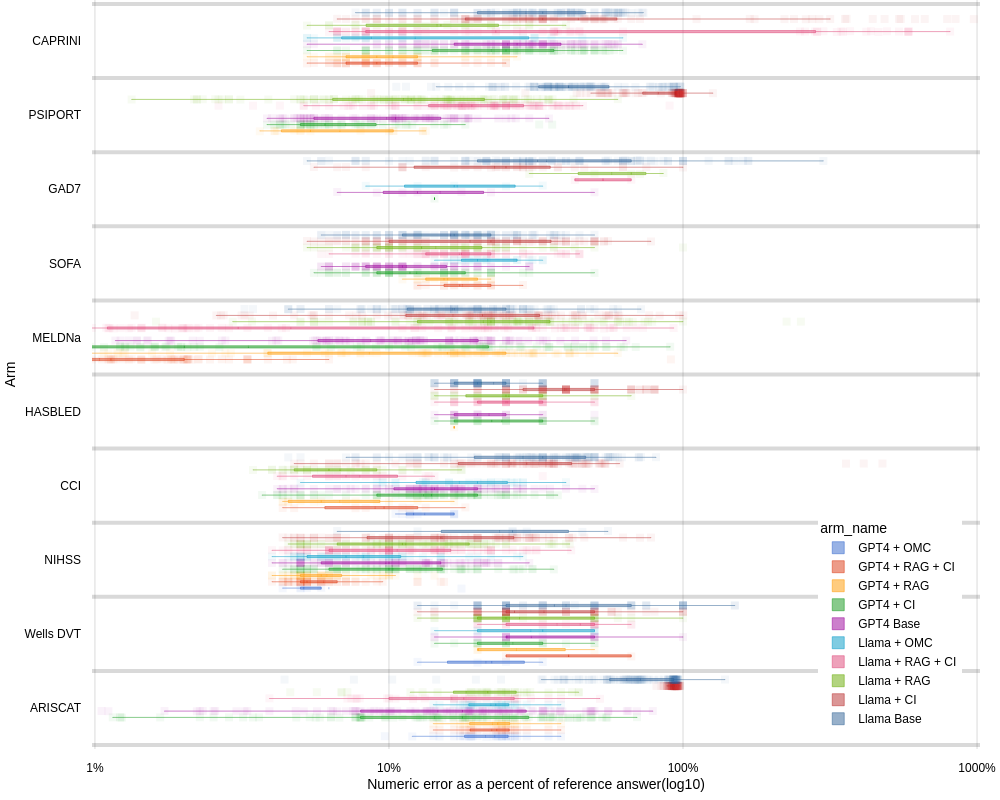

Notebook cell for this chart:
### Code cell
caption = "Box plot of numeric error as a percent of reference answer"
xtitle = "Numeric error as a percent of reference answer(log10)"

fig = px.box(sorted_df_absolute, 
             x="percentage_error_absolute_log", 
             y="calculator_name", 
             points="all", 
             color="arm_name", 
             hover_data=["output_answer", 
                         "reference_answer", 
                         "mild_cutoff", 
                         "severe_cutoff",
                         "minimum_score",
                         "maximum_score",
                         "adjusted_clinical_error_absolute", 
                         "adjusted_clinical_error_2_absolute"],
            color_discrete_map=color_map,
            )

# Update layout for better visualization
fig.update_traces(
    marker=dict(
        opacity=0.05,
        symbol='square',
        size=8,
    ),
    pointpos=-0,
    boxpoints='all',
    jitter=0.5,
    line=dict(
        width=0.5,
    ),
    whiskerwidth=0.2,
    boxmean=True,
)

fig.update_layout(
    margin=dict(t=0, b=0, l=0, r=20, pad=10),
    xaxis_title=xtitle,
    yaxis_title='Arm',
    font=dict(
        family="Arial",
        size=12,
        color="Black"
    ),
    plot_bgcolor="white",
    width=1000,
    height=800,
    xaxis=dict(
        type='linear',
        range=[-0.01, 3.01],
        gridcolor='rgba(0,0,0,0.15)',
        gridwidth=1,
        zeroline=True,
        zerolinewidth=1,
        zerolinecolor='rgba(0,0,0,0.15)',
        showgrid=True,
        tickvals=[0, 1, 2, 3],
        ticktext=["1%", "10%", "100%", "1000%"]
    ),
    yaxis=dict(
        type='category',
        categoryorder='array',
        categoryarray=sorted_df_absolute.arm_name.unique(),
        gridcolor='rgba(0,0,0,0.15)',
        gridwidth=4,
        zeroline=True,
        zerolinewidth=1,
        zerolinecolor='rgba(0,0,0,0.15)',
        showgrid=True,
        tickson='boundaries'
    ),
    boxgroupgap=0.65,
    boxgap=0.15,
    boxmode='group',
    legend=dict(
        orientation="v",
        yanchor="bottom",
        y=0.02,
        xanchor="right",
        x=0.98,
    ),
)
 
filename = util.slugify(caption)
util.save_fig(fig, filename, upload=False)
fig.show()

### Figure 1 — Plotly figure (JSON) as saved in the notebook; plotly's stock layout.template omitted (floating-point values rounded to 4 significant figures; data arrays with more than 128 entries replaced by an {"elided": "..."} marker saying what was removed)
{"data": [{"alignmentgroup": "True", "boxmean": true, "boxpoints": "all", "customdata": {"elided": "1000x8 mixed values"}, "hovertemplate": "arm_name=GPT4 + OMC<br>percentage_error_absolute_log=%{x}<br>calculator_name=%{y}<br>output_answer=%{customdata[0]}<br>reference_answer=%{customdata[1]}<br>mild_cutoff=%{customdata[2]}<br>severe_cutoff=%{customdata[3]}<br>minimum_score=%{customdata[4]}<br>maximum_score=%{customdata[5]}<br>adjusted_clinical_error_absolute=%{customdata[6]}<br>adjusted_clinical_error_2_absolute=%{customdata[7]}<extra></extra>", "jitter": 0.5, "legendgroup": "GPT4 + OMC", "line": {"width": 0.5}, "marker": {"color": "#3366CC", "opacity": 0.05, "size": 8, "symbol": "square"}, "name": "GPT4 + OMC", "notched": false, "offsetgroup": "GPT4 + OMC", "orientation": "h", "pointpos": 0, "showlegend": true, "type": "box", "whiskerwidth": 0.2, "x": {"elided": "1000 float values"}, "x0": " ", "xaxis": "x", "y": {"elided": "1000 str values"}, "y0": " ", "yaxis": "y"}, {"alignmentgroup": "True", "boxmean": true, "boxpoints": "all", "customdata": {"elided": "1000x8 mixed values"}, "hovertemplate": "arm_name=GPT4 + RAG + CI<br>percentage_error_absolute_log=%{x}<br>calculator_name=%{y}<br>output_answer=%{customdata[0]}<br>reference_answer=%{customdata[1]}<br>mild_cutoff=%{customdata[2]}<br>severe_cutoff=%{customdata[3]}<br>minimum_score=%{customdata[4]}<br>maximum_score=%{customdata[5]}<br>adjusted_clinical_error_absolute=%{customdata[6]}<br>adjusted_clinical_error_2_absolute=%{customdata[7]}<extra></extra>", "jitter": 0.5, "legendgroup": "GPT4 + RAG + CI", "line": {"width": 0.5}, "marker": {"color": "#DC3912", "opacity": 0.05, "size": 8, "symbol": "square"}, "name": "GPT4 + RAG + CI", "notched": false, "offsetgroup": "GPT4 + RAG + CI", "orientation": "h", "pointpos": 0, "showlegend": true, "type": "box", "whiskerwidth": 0.2, "x": {"elided": "1000 float values"}, "x0": " ", "xaxis": "x", "y": {"elided": "1000 str values"}, "y0": " ", "yaxis": "y"}, {"alignmentgroup": "True", "boxmean": true, "boxpoints": "all", "customdata": {"elided": "1000x8 mixed values"}, "hovertemplate": "arm_name=GPT4 + RAG<br>percentage_error_absolute_log=%{x}<br>calculator_name=%{y}<br>output_answer=%{customdata[0]}<br>reference_answer=%{customdata[1]}<br>mild_cutoff=%{customdata[2]}<br>severe_cutoff=%{customdata[3]}<br>minimum_score=%{customdata[4]}<br>maximum_score=%{customdata[5]}<br>adjusted_clinical_error_absolute=%{customdata[6]}<br>adjusted_clinical_error_2_absolute=%{customdata[7]}<extra></extra>", "jitter": 0.5, "legendgroup": "GPT4 + RAG", "line": {"width": 0.5}, "marker": {"color": "#FF9900", "opacity": 0.05, "size": 8, "symbol": "square"}, "name": "GPT4 + RAG", "notched": false, "offsetgroup": "GPT4 + RAG", "orientation": "h", "pointpos": 0, "showlegend": true, "type": "box", "whiskerwidth": 0.2, "x": {"elided": "1000 float values"}, "x0": " ", "xaxis": "x", "y": {"elided": "1000 str values"}, "y0": " ", "yaxis": "y"}, {"alignmentgroup": "True", "boxmean": true, "boxpoints": "all", "customdata": {"elided": "1000x8 mixed values"}, "hovertemplate": "arm_name=GPT4 + CI<br>percentage_error_absolute_log=%{x}<br>calculator_name=%{y}<br>output_answer=%{customdata[0]}<br>reference_answer=%{customdata[1]}<br>mild_cutoff=%{customdata[2]}<br>severe_cutoff=%{customdata[3]}<br>minimum_score=%{customdata[4]}<br>maximum_score=%{customdata[5]}<br>adjusted_clinical_error_absolute=%{customdata[6]}<br>adjusted_clinical_error_2_absolute=%{customdata[7]}<extra></extra>", "jitter": 0.5, "legendgroup": "GPT4 + CI", "line": {"width": 0.5}, "marker": {"color": "#109618", "opacity": 0.05, "size": 8, "symbol": "square"}, "name": "GPT4 + CI", "notched": false, "offsetgroup": "GPT4 + CI", "orientation": "h", "pointpos": 0, "showlegend": true, "type": "box", "whiskerwidth": 0.2, "x": {"elided": "1000 float values"}, "x0": " ", "xaxis": "x", "y": {"elided": "1000 str values"}, "y0": " ", "yaxis": "y"}, {"alignmentgroup": "True", "boxmean": true, "boxpoints": "all", "customdata": {"elided": "1000x8 mixed values"}, "hovertemplate": "arm_name=GPT4 Base<br>percentage_error_absolute_log=%{x}<br>calculator_name=%{y}<br>output_answer=%{customdata[0]}<br>reference_answer=%{customdata[1]}<br>mild_cutoff=%{customdata[2]}<br>severe_cutoff=%{customdata[3]}<br>minimum_score=%{customdata[4]}<br>maximum_score=%{customdata[5]}<br>adjusted_clinical_error_absolute=%{customdata[6]}<br>adjusted_clinical_error_2_absolute=%{customdata[7]}<extra></extra>", "jitter": 0.5, "legendgroup": "GPT4 Base", "line": {"width": 0.5}, "marker": {"color": "#990099", "opacity": 0.05, "size": 8, "symbol": "square"}, "name": "GPT4 Base", "notched": false, "offsetgroup": "GPT4 Base", "orientation": "h", "pointpos": 0, "showlegend": true, "type": "box", "whiskerwidth": 0.2, "x": {"elided": "1000 float values"}, "x0": " ", "xaxis": "x", "y": {"elided": "1000 str values"}, "y0": " ", "yaxis": "y"}, {"alignmentgroup": "True", "boxmean": true, "boxpoints": "all", "customdata": {"elided": "1000x8 mixed values"}, "hovertemplate": "arm_name=Llama + OMC<br>percentage_error_absolute_log=%{x}<br>calculator_name=%{y}<br>output_answer=%{customdata[0]}<br>reference_answer=%{customdata[1]}<br>mild_cutoff=%{customdata[2]}<br>severe_cutoff=%{customdata[3]}<br>minimum_score=%{customdata[4]}<br>maximum_score=%{customdata[5]}<br>adjusted_clinical_error_absolute=%{customdata[6]}<br>adjusted_clinical_error_2_absolute=%{customdata[7]}<extra></extra>", "jitter": 0.5, "legendgroup": "Llama + OMC", "line": {"width": 0.5}, "marker": {"color": "#0099C6", "opacity": 0.05, "size": 8, "symbol": "square"}, "name": "Llama + OMC", "notched": false, "offsetgroup": "Llama + OMC", "orientation": "h", "pointpos": 0, "showlegend": true, "type": "box", "whiskerwidth": 0.2, "x": {"elided": "1000 float values"}, "x0": " ", "xaxis": "x", "y": {"elided": "1000 str values"}, "y0": " ", "yaxis": "y"}, {"alignmentgroup": "True", "boxmean": true, "boxpoints": "all", "customdata": {"elided": "1000x8 mixed values"}, "hovertemplate": "arm_name=Llama + RAG + CI<br>percentage_error_absolute_log=%{x}<br>calculator_name=%{y}<br>output_answer=%{customdata[0]}<br>reference_answer=%{customdata[1]}<br>mild_cutoff=%{customdata[2]}<br>severe_cutoff=%{customdata[3]}<br>minimum_score=%{customdata[4]}<br>maximum_score=%{customdata[5]}<br>adjusted_clinical_error_absolute=%{customdata[6]}<br>adjusted_clinical_error_2_absolute=%{customdata[7]}<extra></extra>", "jitter": 0.5, "legendgroup": "Llama + RAG + CI", "line": {"width": 0.5}, "marker": {"color": "#DD4477", "opacity": 0.05, "size": 8, "symbol": "square"}, "name": "Llama + RAG + CI", "notched": false, "offsetgroup": "Llama + RAG + CI", "orientation": "h", "pointpos": 0, "showlegend": true, "type": "box", "whiskerwidth": 0.2, "x": {"elided": "1000 float values"}, "x0": " ", "xaxis": "x", "y": {"elided": "1000 str values"}, "y0": " ", "yaxis": "y"}, {"alignmentgroup": "True", "boxmean": true, "boxpoints": "all", "customdata": {"elided": "1000x8 mixed values"}, "hovertemplate": "arm_name=Llama + RAG<br>percentage_error_absolute_log=%{x}<br>calculator_name=%{y}<br>output_answer=%{customdata[0]}<br>reference_answer=%{customdata[1]}<br>mild_cutoff=%{customdata[2]}<br>severe_cutoff=%{customdata[3]}<br>minimum_score=%{customdata[4]}<br>maximum_score=%{customdata[5]}<br>adjusted_clinical_error_absolute=%{customdata[6]}<br>adjusted_clinical_error_2_absolute=%{customdata[7]}<extra></extra>", "jitter": 0.5, "legendgroup": "Llama + RAG", "line": {"width": 0.5}, "marker": {"color": "#66AA00", "opacity": 0.05, "size": 8, "symbol": "square"}, "name": "Llama + RAG", "notched": false, "offsetgroup": "Llama + RAG", "orientation": "h", "pointpos": 0, "showlegend": true, "type": "box", "whiskerwidth": 0.2, "x": {"elided": "1000 float values"}, "x0": " ", "xaxis": "x", "y": {"elided": "1000 str values"}, "y0": " ", "yaxis": "y"}, {"alignmentgroup": "True", "boxmean": true, "boxpoints": "all", "customdata": {"elided": "1000x8 mixed values"}, "hovertemplate": "arm_name=Llama + CI<br>percentage_error_absolute_log=%{x}<br>calculator_name=%{y}<br>output_answer=%{customdata[0]}<br>reference_answer=%{customdata[1]}<br>mild_cutoff=%{customdata[2]}<br>severe_cutoff=%{customdata[3]}<br>minimum_score=%{customdata[4]}<br>maximum_score=%{customdata[5]}<br>adjusted_clinical_error_absolute=%{customdata[6]}<br>adjusted_clinical_error_2_absolute=%{customdata[7]}<extra></extra>", "jitter": 0.5, "legendgroup": "Llama + CI", "line": {"width": 0.5}, "marker": {"color": "#B82E2E", "opacity": 0.05, "size": 8, "symbol": "square"}, "name": "Llama + CI", "notched": false, "offsetgroup": "Llama + CI", "orientation": "h", "pointpos": 0, "showlegend": true, "type": "box", "whiskerwidth": 0.2, "x": {"elided": "1000 float values"}, "x0": " ", "xaxis": "x", "y": {"elided": "1000 str values"}, "y0": " ", "yaxis": "y"}, {"alignmentgroup": "True", "boxmean": true, "boxpoints": "all", "customdata": {"elided": "1000x8 mixed values"}, "hovertemplate": "arm_name=Llama Base<br>percentage_error_absolute_log=%{x}<br>calculator_name=%{y}<br>output_answer=%{customdata[0]}<br>reference_answer=%{customdata[1]}<br>mild_cutoff=%{customdata[2]}<br>severe_cutoff=%{customdata[3]}<br>minimum_score=%{customdata[4]}<br>maximum_score=%{customdata[5]}<br>adjusted_clinical_error_absolute=%{customdata[6]}<br>adjusted_clinical_error_2_absolute=%{customdata[7]}<extra></extra>", "jitter": 0.5, "legendgroup": "Llama Base", "line": {"width": 0.5}, "marker": {"color": "#316395", "opacity": 0.05, "size": 8, "symbol": "square"}, "name": "Llama Base", "notched": false, "offsetgroup": "Llama Base", "orientation": "h", "pointpos": 0, "showlegend": true, "type": "box", "whiskerwidth": 0.2, "x": {"elided": "1000 float values"}, "x0": " ", "xaxis": "x", "y": {"elided": "1000 str values"}, "y0": " ", "yaxis": "y"}], "layout": {"boxgap": 0.15, "boxgroupgap": 0.65, "boxmode": "group", "font": {"color": "Black", "family": "Arial", "size": 12}, "height": 800, "legend": {"orientation": "v", "title": {"text": "arm_name"}, "tracegroupgap": 0, "x": 0.98, "xanchor": "right", "y": 0.02, "yanchor": "bottom"}, "margin": {"b": 0, "l": 0, "pad": 10, "r": 20, "t": 0}, "plot_bgcolor": "white", "width": 1000, "xaxis": {"anchor": "y", "domain": [0, 1], "gridcolor": "rgba(0,0,0,0.15)", "gridwidth": 1, "range": [-0.01, 3.01], "showgrid": true, "ticktext": ["1%", "10%", "100%", "1000%"], "tickvals": [0, 1, 2, 3], "title": {"text": "Numeric error as a percent of reference answer(log10)"}, "type": "linear", "zeroline": true, "zerolinecolor": "rgba(0,0,0,0.15)", "zerolinewidth": 1}, "yaxis": {"anchor": "x", "categoryarray": ["GPT4 + OMC", "GPT4 + RAG + CI", "GPT4 + RAG", "GPT4 + CI", "GPT4 Base", "Llama + OMC", "Llama + RAG + CI", "Llama + RAG", "Llama + CI", "Llama Base"], "categoryorder": "array", "domain": [0, 1], "gridcolor": "rgba(0,0,0,0.15)", "gridwidth": 4, "showgrid": true, "tickson": "boundaries", "title": {"text": "Arm"}, "type": "category", "zeroline": true, "zerolinecolor": "rgba(0,0,0,0.15)", "zerolinewidth": 1}}}
